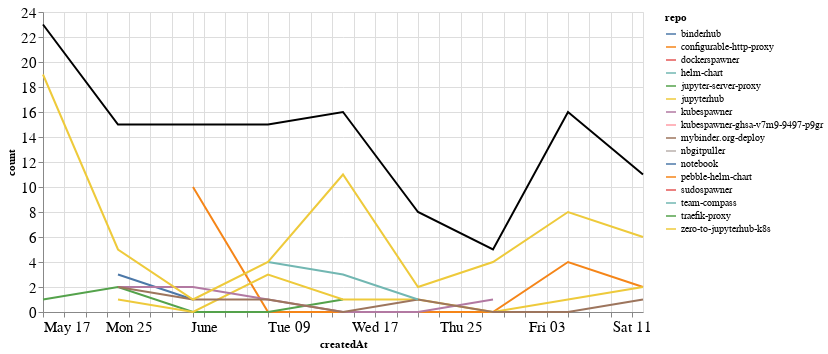

Notebook code for this chart:
### Markdown cell above
## Comments

### Code cell
comments_time = comments.groupby('repo').resample('W', on='createdAt').count()['author'].reset_index()
comments_time = comments_time.rename(columns={'author': 'count'})
comments_time_total = comments_time.groupby('createdAt').agg({"count": "sum"}).reset_index()
ch1 = alt.Chart(comments_time, width=600).mark_line().encode(
    x='createdAt',
    y='count',
    color='repo',
    tooltip="repo"
)

ch2 = alt.Chart(comments_time_total, width=600).mark_line(color="black").encode(
    x='createdAt',
    y='count',
)

ch1 + ch2

### Figure 1 — Vega-Lite specification as saved in the notebook (floating-point values rounded to 4 significant figures)
{"config": {"axisLeft": {"labelFontSize": 15}, "axisBottom": {"labelFontSize": 15}}, "layer": [{"data": {"name": "data-bda1a107c0a45ce553d24ca371797b31"}, "mark": "line", "encoding": {"color": {"type": "nominal", "field": "repo"}, "tooltip": {"type": "nominal", "field": "repo"}, "x": {"type": "temporal", "field": "createdAt"}, "y": {"type": "quantitative", "field": "count"}}, "width": 600}, {"data": {"name": "data-6c210e4c9f2fbffc1fe769630ac88623"}, "mark": {"type": "line", "color": "black"}, "encoding": {"x": {"type": "temporal", "field": "createdAt"}, "y": {"type": "quantitative", "field": "count"}}, "width": 600}], "$schema": "https://vega.github.io/schema/vega-lite/v4.8.1.json", "datasets": {"data-bda1a107c0a45ce553d24ca371797b31": [{"repo": "binderhub", "createdAt": "2020-05-24T00:00:00", "count": 3}, {"repo": "binderhub", "createdAt": "2020-05-31T00:00:00", "count": 1}, {"repo": "configurable-http-proxy", "createdAt": "2020-05-31T00:00:00", "count": 10}, {"repo": "configurable-http-proxy", "createdAt": "2020-06-07T00:00:00", "count": 0}, {"repo": "configurable-http-proxy", "createdAt": "2020-06-14T00:00:00", "count": 0}, {"repo": "configurable-http-proxy", "createdAt": "2020-06-21T00:00:00", "count": 0}, {"repo": "configurable-http-proxy", "createdAt": "2020-06-28T00:00:00", "count": 0}, {"repo": "configurable-http-proxy", "createdAt": "2020-07-05T00:00:00", "count": 4}, {"repo": "configurable-http-proxy", "createdAt": "2020-07-12T00:00:00", "count": 2}, {"repo": "dockerspawner", "createdAt": "2020-07-05T00:00:00", "count": 1}, {"repo": "helm-chart", "createdAt": "2020-06-07T00:00:00", "count": 1}, {"repo": "jupyter-server-proxy", "createdAt": "2020-05-17T00:00:00", "count": 1}, {"repo": "jupyter-server-proxy", "createdAt": "2020-05-24T00:00:00", "count": 2}, {"repo": "jupyter-server-proxy", "createdAt": "2020-05-31T00:00:00", "count": 0}, {"repo": "jupyter-server-proxy", "createdAt": "2020-06-07T00:00:00", "count": 0}, {"repo": "jupyter-server-proxy", "createdAt": "2020-06-14T00:00:00", "count": 1}, {"repo": "jupyterhub", "createdAt": "2020-05-24T00:00:00", "count": 1}, {"repo": "jupyterhub", "createdAt": "2020-05-31T00:00:00", "count": 0}, {"repo": "jupyterhub", "createdAt": "2020-06-07T00:00:00", "count": 3}, {"repo": "jupyterhub", "createdAt": "2020-06-14T00:00:00", "count": 1}, {"repo": "jupyterhub", "createdAt": "2020-06-21T00:00:00", "count": 1}, {"repo": "jupyterhub", "createdAt": "2020-06-28T00:00:00", "count": 0}, {"repo": "jupyterhub", "createdAt": "2020-07-05T00:00:00", "count": 1}, {"repo": "jupyterhub", "createdAt": "2020-07-12T00:00:00", "count": 2}, {"repo": "kubespawner", "createdAt": "2020-05-24T00:00:00", "count": 2}, {"repo": "kubespawner", "createdAt": "2020-05-31T00:00:00", "count": 2}, {"repo": "kubespawner", "createdAt": "2020-06-07T00:00:00", "count": 1}, {"repo": "kubespawner", "createdAt": "2020-06-14T00:00:00", "count": 0}, {"repo": "kubespawner", "createdAt": "2020-06-21T00:00:00", "count": 0}, {"repo": "kubespawner", "createdAt": "2020-06-28T00:00:00", "count": 1}, {"repo": "kubespawner-ghsa-v7m9-9497-p9gr", "createdAt": "2020-07-05T00:00:00", "count": 1}, {"repo": "mybinder.org-deploy", "createdAt": "2020-05-24T00:00:00", "count": 2}, {"repo": "mybinder.org-deploy", "createdAt": "2020-05-31T00:00:00", "count": 1}, {"repo": "mybinder.org-deploy", "createdAt": "2020-06-07T00:00:00", "count": 1}, {"repo": "mybinder.org-deploy", "createdAt": "2020-06-14T00:00:00", "count": 0}, {"repo": "mybinder.org-deploy", "createdAt": "2020-06-21T00:00:00", "count": 1}, {"repo": "mybinder.org-deploy", "createdAt": "2020-06-28T00:00:00", "count": 0}, {"repo": "mybinder.org-deploy", "createdAt": "2020-07-05T00:00:00", "count": 0}, {"repo": "mybinder.org-deploy", "createdAt": "2020-07-12T00:00:00", "count": 1}, {"repo": "nbgitpuller", "createdAt": "2020-07-05T00:00:00", "count": 1}, {"repo": "notebook", "createdAt": "2020-05-17T00:00:00", "count": 1}, {"repo": "pebble-helm-chart", "createdAt": "2020-06-07T00:00:00", "count": 1}, {"repo": "sudospawner", "createdAt": "2020-06-21T00:00:00", "count": 3}, {"repo": "team-compass", "createdAt": "2020-06-07T00:00:00", "count": 4}, {"repo": "team-compass", "createdAt": "2020-06-14T00:00:00", "count": 3}, {"repo": "team-compass", "createdAt": "2020-06-21T00:00:00", "count": 1}, {"repo": "traefik-proxy", "createdAt": "2020-05-17T00:00:00", "count": 2}, {"repo": "zero-to-jupyterhub-k8s", "createdAt": "2020-05-17T00:00:00", "count": 19}, {"repo": "zero-to-jupyterhub-k8s", "createdAt": "2020-05-24T00:00:00", "count": 5}, {"repo": "zero-to-jupyterhub-k8s", "createdAt": "2020-05-31T00:00:00", "count": 1}, {"repo": "zero-to-jupyterhub-k8s", "createdAt": "2020-06-07T00:00:00", "count": 4}, {"repo": "zero-to-jupyterhub-k8s", "createdAt": "2020-06-14T00:00:00", "count": 11}, {"repo": "zero-to-jupyterhub-k8s", "createdAt": "2020-06-21T00:00:00", "count": 2}, {"repo": "zero-to-jupyterhub-k8s", "createdAt": "2020-06-28T00:00:00", "count": 4}, {"repo": "zero-to-jupyterhub-k8s", "createdAt": "2020-07-05T00:00:00", "count": 8}, {"repo": "zero-to-jupyterhub-k8s", "createdAt": "2020-07-12T00:00:00", "count": 6}], "data-6c210e4c9f2fbffc1fe769630ac88623": [{"createdAt": "2020-05-17T00:00:00", "count": 23}, {"createdAt": "2020-05-24T00:00:00", "count": 15}, {"createdAt": "2020-05-31T00:00:00", "count": 15}, {"createdAt": "2020-06-07T00:00:00", "count": 15}, {"createdAt": "2020-06-14T00:00:00", "count": 16}, {"createdAt": "2020-06-21T00:00:00", "count": 8}, {"createdAt": "2020-06-28T00:00:00", "count": 5}, {"createdAt": "2020-07-05T00:00:00", "count": 16}, {"createdAt": "2020-07-12T00:00:00", "count": 11}]}}
